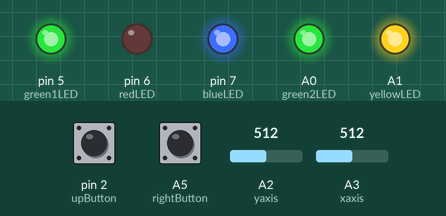
Bench run of a sketch on a simulated Arduino Uno, built with avr-gcc and run on an emulated ATmega328P. On the bench: output pins drawn as LEDs (lit = HIGH). Inputs (shaded band) come from the test bench; at power-on: pin 2 (upButton) HIGH, A2 (yaxis) = 512, A3 (xaxis) = 512, A5 (rightButton) HIGH.

Above: at 3.2 s.
3.3 s: pin 2 (upButton) pulled LOW for 0.15 s
At 3.38 s:
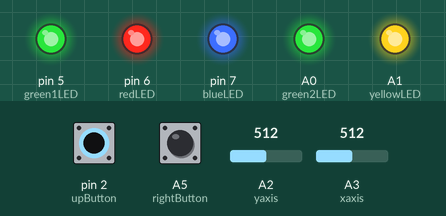
4.9 s: pin 2 (upButton) pulled LOW for 3.2 s
At 8.5 s:
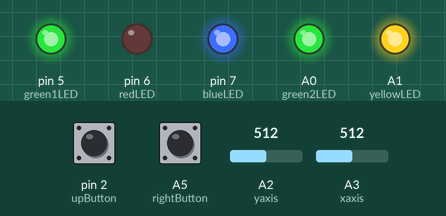
Timing chart, 0 to 10.0 s (numbered marks = the images above; inputs shaded):
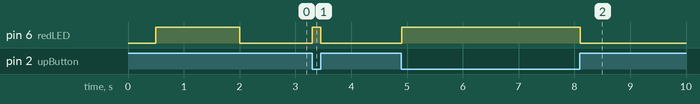

The sketch:

Remote_Code_v7.ino
```cpp
/*
 *ENR 281 Engineering Design Lab
 *Red Team Car Code
 *Transmitter V7.5.2 from 04/12/2021
 */

#include <SoftwareSerial.h> //Include software serial library to comunicate with HC-12 radio
SoftwareSerial radioSerial(3,4); //Set pins for software serial connection

//Variables for joystick
int xaxis = A3; //X axis pin
int yaxis = A2; //Y axis pin
int xpos = 512; //Starting position for x axis
int ypos = 512; //Starting position for y axis

//LED Pins
int blueLED = 7;
int yellowLED = A1;
int redLED = 6;
int green1LED = 5;
int green2LED = A0;

//Button Pins
int upButton = 2;
int downButton = A4;
int leftButton = 3;
int rightButton = A5;


//Input smoothing variables
const int numReadings = 20;
int readings[numReadings];
int readIndex = 0;
int total = 0;
int average = 0;

//Array
int message[4]; //Array that holds data to send

// Setup code
void setup() {

  //Fill array
  for (int thisReading = 0; thisReading < numReadings; thisReading++) {
    readings[thisReading] = 0;
  }

  //Set LEDs pinmode
  pinMode(blueLED, OUTPUT);
  pinMode(yellowLED, OUTPUT);
  pinMode(redLED, OUTPUT);
  pinMode(green1LED, OUTPUT);
  pinMode(green2LED, OUTPUT);

  //Set buttons pinmode
  pinMode(upButton, INPUT_PULLUP);
  pinMode(downButton, INPUT_PULLUP);
  pinMode(leftButton, INPUT_PULLUP);
  pinMode(rightButton, INPUT_PULLUP);

  Serial.begin(9600); //Open serial connection for debugging
  radioSerial.begin(9600); //Open serial connection to wireless radio

  //Fancy light show
  digitalWrite(blueLED, HIGH);
  delay(500);
  digitalWrite(redLED, HIGH);
  delay(500);
  digitalWrite(yellowLED, HIGH);
  delay(500);
  digitalWrite(green1LED, HIGH);
  delay(500);
  digitalWrite(green2LED, HIGH);
}


//Main loop
void loop() {
//Throttle control
//If the boost button is not pressed, re-map steering to make the input less sensitive and store the values.
  if (digitalRead(upButton) < 1) {
    //Boost on
    digitalWrite(redLED, HIGH); //Turn on boost indicator
    message[0] = map(analogRead(xaxis), 0, 1023, 0, 1023); //Store x axis
  } else {
    //Boost off
    digitalWrite(redLED,LOW); //Turn off boost indicator
    //Re-map Forward
    if (analogRead(xaxis) > 511) {
      message[0] = map(analogRead(xaxis), 511, 960, 512, 562); //Store mapped x axis
    //Re-map Backward
    } else {
      message[0] = map(analogRead(xaxis), 44, 511, 462, 512); //Store mapped x axis
    }
  }


//Steering
//Re-map steering to make the input less sensitive and store the values
    if (analogRead(yaxis) > 578) {
      message[1] = map(analogRead(yaxis), 578, 1023, 512, 542); //Store y axis
    } else {
      message[1] = map(analogRead(yaxis), 0, 578, 482, 512); //Store y axis
    }
  message[2] = digitalRead(leftButton); //Store button status
  message[3] = digitalRead(rightButton); //Store another button

  //Input Smoothing to help filter ramdom input jumps/spikes
  inputSmoothing();

  //Debugging output (Commented out unless needed)
  //if (digitalRead(downButton) < 1) Serial.print("DOWN");
  //if (digitalRead(upButton) < 1) Serial.print("UP");
  //if (digitalRead(leftButton) < 1) Serial.print("LEFT");
  //if (digitalRead(rightButton) < 1) Serial.print("RIGHT");
  //Serial.println(message[0]);
  //Serial.println(message[1]);
  //Serial.println(analogRead(xaxis));
  //Serial.println(analogRead(yaxis));

  //Transmit data to car
  radioSerial.print("<Hello," + String(message[0]) + "," + String(message[1]) + ">");

  //Delay for smoothing
  delay(1);

}


//Input smoothing functoin.
void inputSmoothing(){
  //Store last several readings and average them to smooth out random input spikes
  total = total - readings[readIndex];
  readings[readIndex] = message[0];
  total = total + readings[readIndex];
  readIndex = readIndex + 1;
  if (readIndex >= numReadings) {
    readIndex = 0;
  }
  message[0] = total / numReadings;
}
```

Measured:
- after the input at 3.3 s, pin 6 (redLED): LOW → HIGH at once, → LOW 0.16 s later
- after the input at 4.9 s, pin 6 (redLED): LOW → HIGH at once, → LOW 3.2 s later
